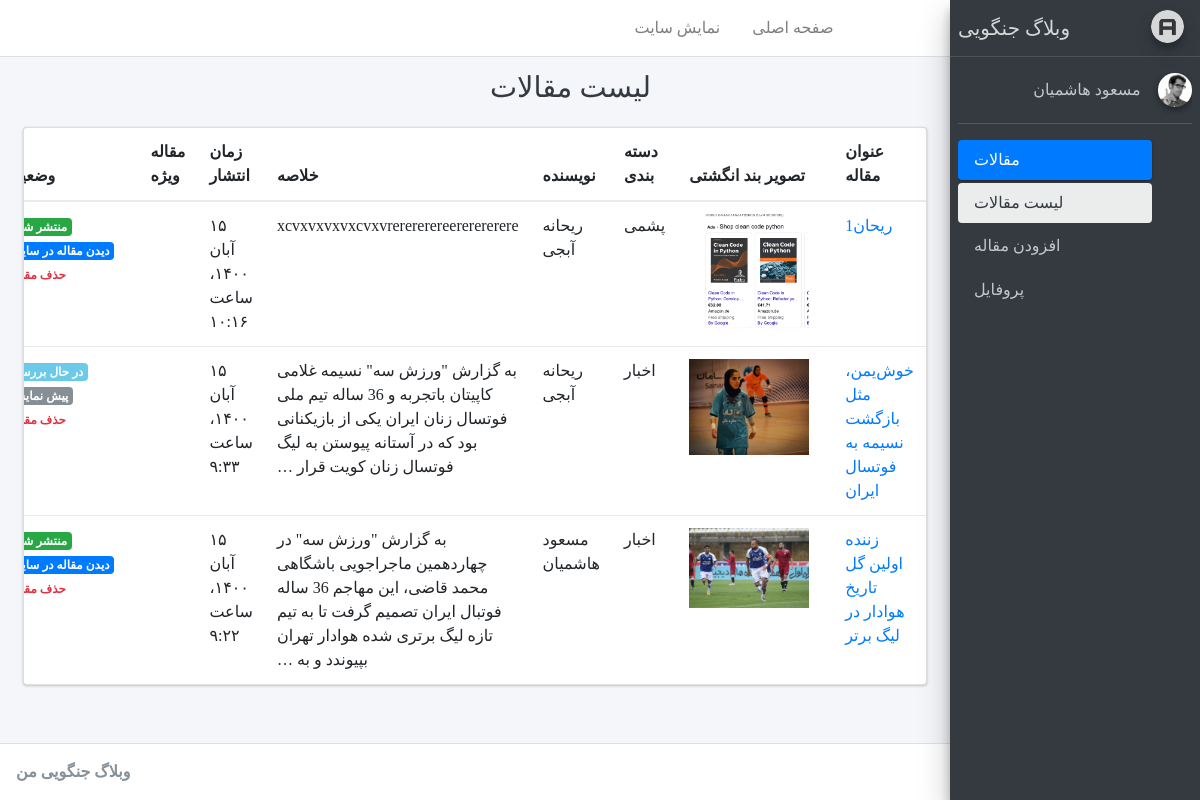
Page /account/ (signed in) on the committed database.
### account/models.py (models this page shows)
class User(AbstractUser):
    is_author = models.BooleanField(default=False,verbose_name="وضعیت نویسنده")
    special_user = models.DateTimeField(default=timezone.now , verbose_name="کاربر ویژه تا")
    def is_special_user(self):
        if self.special_user > timezone.now():
            return True
        else:
            return False
    is_special_user.boolean = True
    is_special_user.short_description = 'وضعیت کاربر ویژه'

### blog/models.py (models this page shows, shortened)
class Article(models.Model):
    STATUS_CHOICES = (
        ('d','پیش نویس'),       #draft
        ('p','منتشر شده'),      #publish
        ('i','در حال بررسی'),   #investigation
        ('b','برگشت داده‌شده'),  #back
    )
    author = models.ForeignKey(User, null=True, on_delete=models.SET_NULL,related_name='articles',verbose_name='نویسنده')
    title = models.CharField(max_length=200,verbose_name = "عنوان مقاله")
    slug = models.SlugField(max_length=100,unique=True,verbose_name = "آدرس مقاله")
    category = models.ManyToManyField(Category,verbose_name='دسته‌بندی',related_name="articles")
    description = models.TextField(verbose_name = "محتوا")
    thumbnail = models.ImageField(upload_to="images",verbose_name = "تصویر")
    publish = models.DateTimeField(default=timezone.now,verbose_name = "زمان انتشار")
    created = models.DateTimeField(auto_now_add=True)
    updated = models.DateTimeField(auto_now=True)
    is_special = models.BooleanField(default=False,verbose_name="مقاله ویژه")
    status = models.CharField(max_length=1,choices=STATUS_CHOICES,verbose_name = "وضعیت")
    class Meta:
        verbose_name = "مقاله"
        verbose_name_plural = "مقالات"
        ordering = ['-publish']
    def jpublish(self):
        return jalali_converter(self.publish)
    jpublish.short_description = "زمان انتشار"
    def thumbnail_tag(self):
        return format_html("<img width=100 height=70 style='border-radius: 5px;' src='{}'>".format(self.thumbnail.url))
    thumbnail_tag.short_description = "عکس"
    def category_to_str(self):
        return "، ".join([category.title for category in self.category.active()])
    category_to_str.short_description = "دسته‌بندی"
    objects = ArticleManager()

class Category(models.Model):
    parent = models.ForeignKey('self',default=None,null=True,blank=True,on_delete=models.SET_NULL,related_name='children',verbose_name="زیر دسته")
    title = models.CharField(max_length=200,verbose_name = "عنوان دسته‌بندی")
    slug = models.SlugField(max_length=100,unique=True,verbose_name = "آدرس دسته‌بندی")
    status = models.BooleanField(default=True,verbose_name="آیا نمایش داده شود؟")
    position = models.IntegerField(verbose_name="پوزیشن")
    class Meta:
        verbose_name = "دسته‌بندی"
        verbose_name_plural = "دسته‌بندی‌ها"
        ordering = ['parent__id','position']
    objects = CategoryManager()

### account/views.py (the view)
# urls.py: path('',ArticleList.as_view(),name="home"),
class ArticleList(LoginRequiredMixin, ListView):
    template_name = "registration/home.html"
    def get_queryset(self):
        if self.request.user.is_superuser:
            return Article.objects.all()
        else:
            return Article.objects.filter(author=self.request.user)

### blog/models.py (called while the page is built)
    def active(self):
        return self.filter(status=True)

### blog/templatetags/blog_tags.py (called while the page is built)
@register.inclusion_tag("registration/partials/link.html")
def link(request,link_name,content,classes):
    return {
        "request" : request,
        "link_name" : link_name,
        "link" : "account:{}".format(link_name),
        "content" : content ,
        "classes" : classes ,
    }

### extensions/jalali.py (called while the page is built)
    def persian_tuple(self):
        return self.persian_year, self.persian_month, self.persian_day

### extensions/utils.py (called while the page is built)
def persian_number_converter(mystr):
    numbers = {
        "1": "۱",
        "2": "۲",
        "3": "۳",
        "4": "۴",
        "5": "۵",
        "6": "۶",
        "7": "۷",
        "8": "۸",
        "9": "۹",
        "0": "۰",
    }
    for e,p in numbers.items():
        mystr = mystr.replace(e,p)
    return mystr

def jalali_converter(time):
    jmonth = ["فروردین", "اردیبهشت", "خرداد", "تیر", "مرداد", "شهریور", "مهر", "آبان", "آذر","دی", "بهمن", "اسفند"]
    time = timezone.localtime(time)
    time_to_str = "{},{},{}".format(time.year,time.month,time.day)
    time_to_tuple = jalali.Gregorian(time_to_str).persian_tuple()
    time_to_list = list(time_to_tuple)
    output = "{} {} {}، ساعت {}:{}".format(
        time_to_list[2],
        jmonth[time_to_list[1]-1],
        time_to_list[0],
        time.hour,
        time.minute
    )
    return persian_number_converter(output)

### templates/registration/home.html (shortened to what this page needs)
{% extends 'registration/base.html' %}
{% block title %}{% block title-meta %}
    لیست مقالات
{% endblock %}{% endblock %}
{% block main %}
 <div class="row">
  {% if object_list %}
    <div class="col-12">
      <div class="card">
        <div class="card-body table-responsive p-0">
          <table class="table table-hover">
            <thead>
              <tr>
                <th>عنوان مقاله</th>
                <th>تصویر بند انگشتی</th>
                <th>دسته بندی</th>
                <th>نویسنده</th>
                <th>خلاصه</th>
                <th>زمان انتشار</th>
                <th>مقاله ویژه</th>
                <th>وضعیت</th>
              </tr>
            </thead>
            <tbody>
              {% for article in object_list %}
                <tr>
                    <td>
                      {% if article.status in 'bd'|make_list or user.is_superuser %}
                        <a href="{% url 'account:article-update' article.pk %}">{{article.title}}</a>
                      {% else %}
                        {{article.title}}
                      {% endif %}
                    </td>
                    <td><img src="{{article.thumbnail.url}}" width="120"></td>
                    <td>{{article.category_to_str}}</td>
                    <td>{{article.author.get_full_name}}</td>
                    <td>{{article.description|striptags|truncatewords:30}}</td>
                    <td>{{article.jpublish}}</td>
                    <td>
                      {% if article.is_special %}
                        <i class="fa fa-check-circle" style="color: green;"></i>
                      {% else %}
                        <i class="fa fa-minus-circle" style="color: red;"></i>
                      {% endif %}
                    </td>
                    <td>
                        {% if article.status == 'p' %}
                        <span class="badge badge-success">منتشر شده</span>
                        <a target="_blank" class="badge badge-primary" href="{% url 'blog:detail' article.slug %}">دیدن مقاله در سایت</a>
                        {% elif article.status == 'i' %}
                        <span class="badge" style="background-color: #1daddda6;">در حال بررسی</span>
                          {% if user.is_superuser %}
                            <div>
                              <a target="_blank" class="badge badge-secondary" href="{% url 'blog:preview' article.pk %}">پیش نمایش</a>
                            </div>
                          {% endif %}
                        {% endif %}
                        {% if user.is_superuser %}
                          <a class="badge text-danger" href="{% url 'account:article-delete' article.pk %}">حذف مقاله</a>
                        {% endif %}
                    </td>
                </tr>
              {% endfor %}
            </tbody>
          </table>
        </div>
      </div>
    </div>
  {% else %}
    <h3>محتوایی برای نمایش وجود ندارد</h3>
  {% endif %}
 </div>
{% endblock %}

### templates/registration/sidebar.html (shortened to what this page needs)
  {% load static %}
  {% load blog_tags %}
  <aside class="main-sidebar sidebar-dark-primary elevation-4">
    <a href="index3.html" class="brand-link">
      <img src="{% static 'registration/adminlte/assets/img/AdminLTELogo.png' %}" alt="AdminLTE Logo" class="brand-image img-circle elevation-3"
           style="opacity: .8">
      <span class="brand-text">وبلاگ جنگویی</span>
    </a>
    <div class="sidebar">
      <div class="user-panel mt-3 pb-3 mb-3 d-flex">
        <div class="image">
          <img src="{% static 'registration/adminlte/assets/img/user2-160x160.jpg' %}" class="img-circle elevation-2" alt="User Image">
        </div>
        <div class="info">
          <a href="#" class="d-block">{{user.get_full_name}}</a>
        </div>
      </div>
      <nav class="mt-2">
        <ul class="nav nav-pills nav-sidebar flex-column" data-widget="treeview" role="menu" data-accordion="false">
          <li class="nav-item has-treeview menu-open">
            <a href="#" class="nav-link active">
              <i class="nav-icon fas fa-tachometer-alt"></i>
              <p>
                مقالات
                <i class="right fas fa-angle-left"></i>
              </p>
            </a>
            <ul class="nav nav-treeview">
              <li class="nav-item">
                {% link request 'home' 'لیست مقالات' 'fa-list' %}
              </li>
              <li class="nav-item">
                  {% link request 'article-create' 'افزودن مقاله' 'fa-edit' %}
              </li>
            </ul>
          </li>
          <li class="nav-item">
            {% link request 'profile' 'پروفایل' 'fas fa-th' %}
          </li>
        </ul>
      </nav>
    </div>
  </aside>

### static/registration/adminlte/assets/css/custom.css (style rules this page uses)
body { font-family: Sahel !important; }
* { direction: rtl !important; }
.layout-fixed .main-sidebar { right: 0; }
.brand-image { float: right; }
.nav-sidebar .nav-link>.right, .nav-sidebar .nav-link>p>.right { left: 1rem; right: auto; }

### rows in the picture
User: get_full_name "مسعود هاشمیان"
Article: title "ریحان1", thumbnail (picture), category_to_str "پشمی", author.get_full_name "ریحانه آبجی", description "xcvxvxvxvxcvxvrerererereererererere", jpublish "۱۵ آبان ۱۴۰۰، ساعت ۱۰:۱۶", is_special True (drawn), status "منتشر…"
Article: title "خوش‌یمن، مثل بازگشت نسیمه به فوتسال ایران", thumbnail (picture), category_to_str "اخبار", author.get_full_name "ریحانه آبجی", description "به گزارش \"ورزش سه\" نسیمه غلامی کاپیتان باتجربه و 36 ساله تیم ملی فوتسال زنان ایران یکی از بازیکنانی بود که در آستانه پیوستن به لیگ فوتسال زنان کویت قرار …", jpublish "۱۵ آبان ۱۴۰۰، ساعت ۹:۳۳", is_special False (drawn), status "در حال…"
Article: title "زننده اولین گل تاریخ هوادار در لیگ برتر", thumbnail (picture), category_to_str "اخبار", author.get_full_name "مسعود هاشمیان", description "به گزارش \"ورزش سه\" در چهاردهمین ماجراجویی باشگاهی محمد قاضی، این مهاجم 36 ساله فوتبال ایران تصمیم گرفت تا به تیم تازه لیگ برتری شده هوادار تهران بپیوندد و به …", jpublish "۱۵ آبان ۱۴۰۰، ساعت ۹:۲۲", is_special True (drawn), status "منتشر…"

### other values in the picture
{{ content }} "لیست مقالات افزودن مقاله پروفایل"
